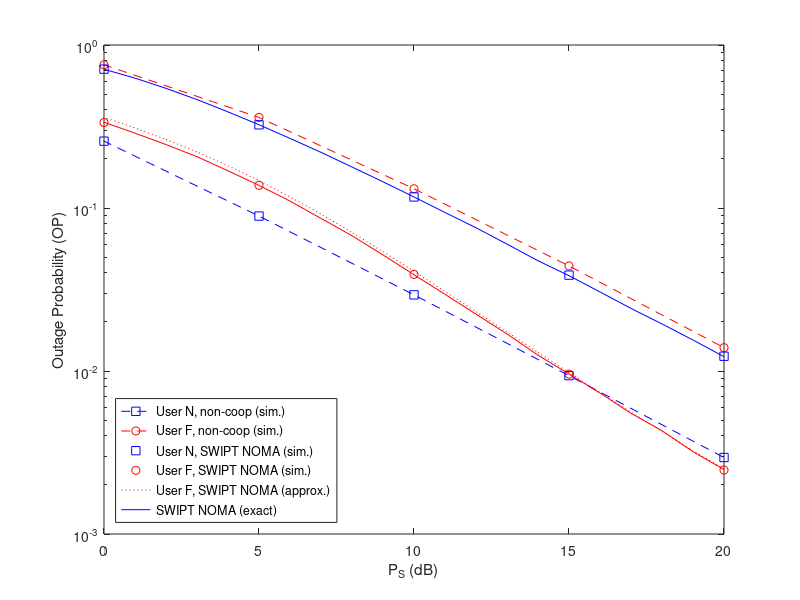

MATLAB code for this plot:
clear all
close all
%
SNR_sim = -10:5:20; % dB
SNR_ana = -10:20; % dB
%
OP_N_non_sim = [0.948889000000000,0.608603000000000,0.257116000000000,0.0892310000000000,0.0293270000000000,0.00936600000000000,0.00294700000000000];
OP_F_non_sim = [0.999999000000000,0.988611000000000,0.756075000000000,0.359567000000000,0.131241000000000,0.0441220000000000,0.0139100000000000];
% 
OP_N_sim = [0.999996000000000,0.979980000000000,0.710789000000000,0.323854000000000,0.116931000000000,0.0387400000000000,0.0123200000000000];
OP_N_exact = [0.999994000000000,0.999945000000000,0.999574000000000,0.998013000000000,0.992593000000000,0.980049000000000,0.955510000000000,0.915279000000000,0.859832000000000,0.789361000000000,0.710102000000000,0.626202000000000,0.542073000000000,0.462583000000000,0.388850000000000,0.324128000000000,0.267303000000000,0.219551000000000,0.178520000000000,0.144825000000000,0.116840000000000,0.0938800000000000,0.0756540000000000,0.0600510000000000,0.0474750000000000,0.0384590000000000,0.0305480000000000,0.0242150000000000,0.0194430000000000,0.0154940000000000,0.0122390000000000];
%
OP_F_sim = [0.923557000000000,0.631861000000000,0.334646000000000,0.137776000000000,0.0391680000000000,0.00957100000000000,0.00246600000000000];
OP_F_exact = [0.923253000000000,0.879414000000000,0.826174000000000,0.764953000000000,0.698610000000000,0.632326000000000,0.566669000000000,0.502080000000000,0.442905000000000,0.386293000000000,0.335790000000000,0.287819000000000,0.244991000000000,0.206456000000000,0.169133000000000,0.137655000000000,0.110215000000000,0.0863190000000000,0.0675970000000000,0.0515320000000000,0.0389430000000000,0.0295450000000000,0.0223240000000000,0.0168730000000000,0.0125060000000000,0.00957900000000000,0.00732100000000000,0.00550400000000000,0.00430300000000000,0.00319700000000000,0.00248600000000000];
OP_F_approx = [0.938193268916511,0.900092971080644,0.852005892356055,0.795635313128533,0.733349797800931,0.667728275099004,0.601205742635733,0.535852196527494,0.473258848457399,0.414473366528117,0.359961324559504,0.309675975807572,0.263319949605781,0.220693558522768,0.181894510703123,0.147257044596004,0.117130541933317,0.0916726802078665,0.0707595338906273,0.0540125538530775,0.0408892412968263,0.0307836069833152,0.0231050092052513,0.0173261305856954,0.0130039215557652,0.00978196215243132,0.00738240863735434,0.00559353449521528,0.00425656525462538,0.00325371937241593,0.00249820845700157];
%
semilogy(SNR_sim,OP_N_non_sim,'bs--',SNR_sim,OP_F_non_sim,'ro--')
hold on
semilogy(SNR_sim,OP_N_sim,'bs');
hold on 
%
semilogy(SNR_sim,OP_F_sim,'ro');
hold on 
semilogy(SNR_ana,OP_F_approx,'r:')
hold on
semilogy(SNR_ana,OP_N_exact,'b-')
hold on
semilogy(SNR_ana,OP_F_exact,'r-')
%
legend('User N, non-coop (sim.)', 'User F, non-coop (sim.)', ...
    'User N, SWIPT NOMA (sim.)','User F, SWIPT NOMA (sim.)', ...
    'User F, SWIPT NOMA (approx.)', 'SWIPT NOMA (exact)', ...
    'location','southwest')
xlabel('P_S (dB)')
ylabel('Outage Probability (OP)')
axis([0 20 1e-3 1])
xticks([0 5 10 15 20])